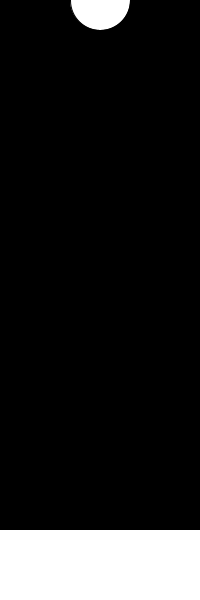
Frame 1 (no input)
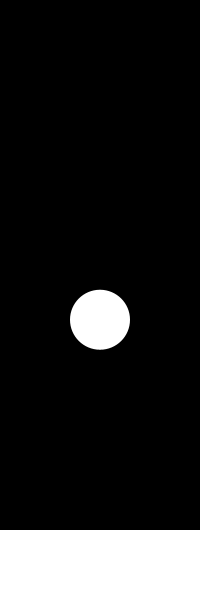
Frame 60 (the mouse pressed at the canvas centre just before this capture)
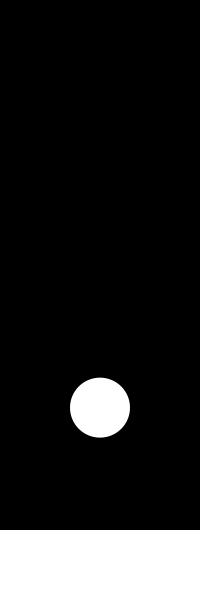
Frame 120 (the mouse held since frame 60 and released just before this capture)

The Processing sketch that drew these frames (run headless with seeded random() and noise(); from frame 60 on, the mouse is pressed at the canvas centre):

// Processing sketch: processing_104885
// ── processing_104885.pde

// declaration of variables
float xPos; // x position of the ball
float yPos; // y position of the ball
float speed; 
float gravity;

// set up function
void setup() {
  size(200, 600); 
  background(0); 
  xPos = 100;
  yPos = 0;
  speed = 0;
  gravity = 0.6;
}

// draw function
void draw() {

  //display ball
  background(0);
  fill(255);
  ellipse(xPos, yPos, 60, 60);

  //display ground
  fill(255);
  noStroke();
  rect(0, 530, 200, 200);

  // Site from www.learningprocessing.com
  yPos = yPos + speed;
  speed = speed + gravity;
  
  // Condition to make the ball stop
  if ( speed < 0.65 && yPos > height-99.5) {
    println("bottom");
    speed = 0;
    gravity = 0;
  }
  else if (yPos > height-99.5) {
    println(speed);
    speed = speed * -0.65;
    println("Change Direction");
  } 
  
}
